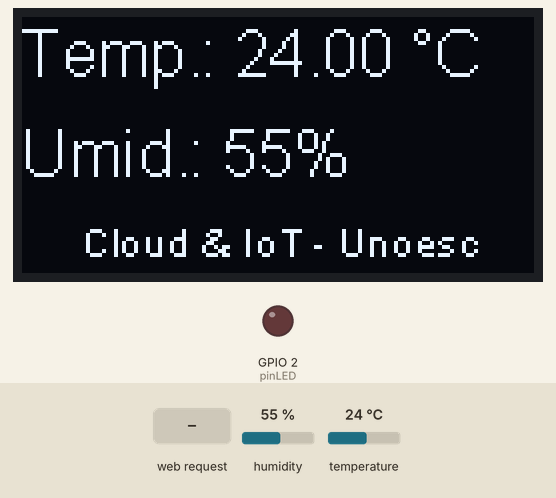
Recording of a sketch running on a simulated ESP32. Parts: 128×64 one-colour display, output pins drawn as LEDs (lit = HIGH). Inputs (shaded band) come from the test bench; at power-on: humidity 55 %, temperature 24 °C. WiFi joins after 1.5 s; servers stay silent unless stated; random numbers use the default seed unless the sketch sets one; what the sketch prints to the serial monitor is not drawn.

Above: at 2.7 s.
2.8 s: HTTP request GET /ledon received
At 3.3 s:
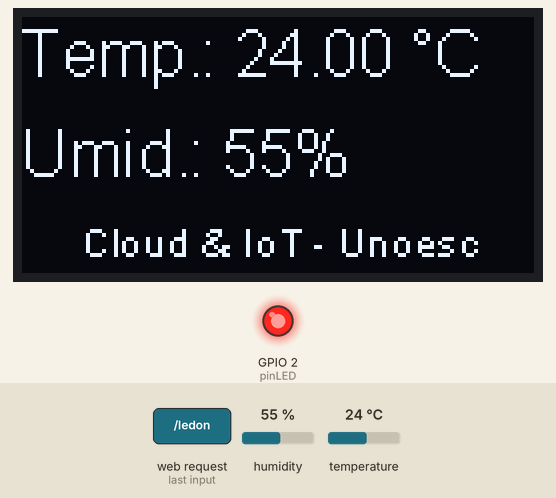
4.3 s: humidity set to 22 %
At 6.7 s:
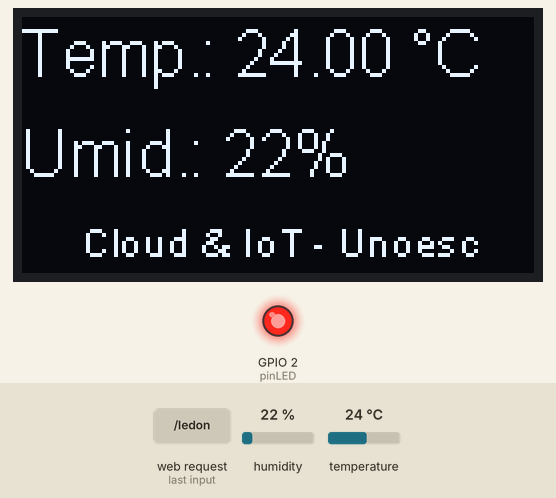
7.5 s: temperature set to 12 °C
At 9.2 s:
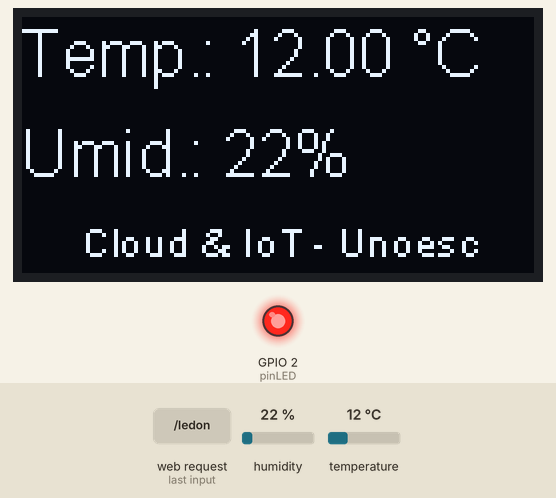
9.5 s: HTTP request GET / received
At 10.5 s:
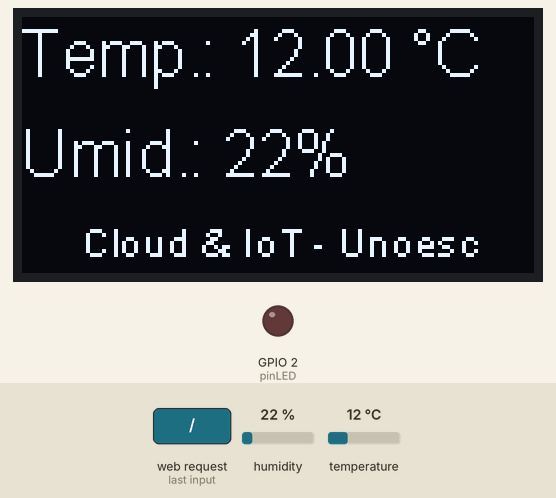
11.0 s: humidity set to 40 %
At 12.6 s:
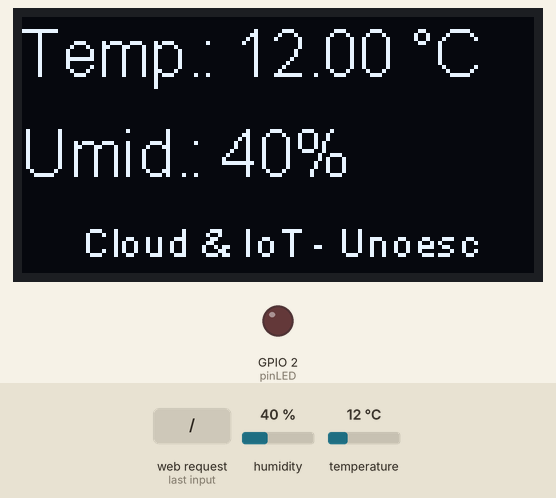
13.5 s: temperature set to 19 °C
At 15.4 s:
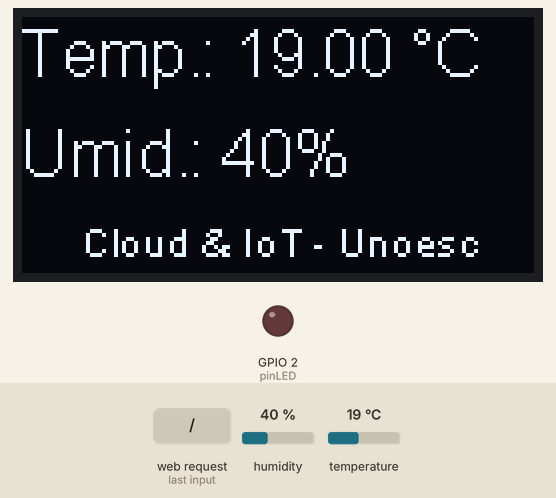
Timing chart, 0 to 16.5 s (numbered marks = the images above; inputs shaded):
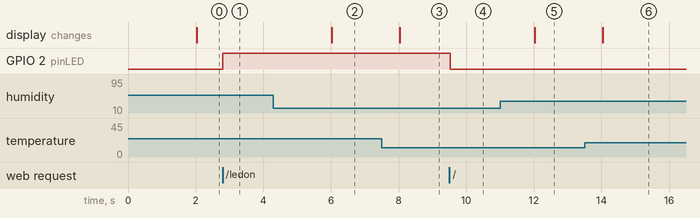

The sketch:

esp32-dht22.ino
```cpp
/*
 Para testar a simulação, abra o endereço http://localhost:9080
 O gateway IoT requer a assinatura do clube Wokwi
*/
#include "SSD1306.h"
#include <driver/adc.h>
SSD1306 display(0x3c, 5, 4);
#include <WiFi.h>
#include <WebServer.h>
const char* ssid = "Wokwi-GUEST";
const char* password = "";
WebServer server(80);
#include "DHTesp.h"
#define DHTPIN 13
DHTesp dht;
float temperatura;
float umidade;
char stringTemperatura[7];
char stringUmidade[7];
unsigned long lastMsg = 0;
int intervalo_medicao = 2000;
unsigned long now;
int pinLED = 2;
bool statusLED = LOW;
void mostraTexto(int col, int lin, int tam, String txt) {
 if (tam==0) {
 display.setFont(ArialMT_Plain_10);
 } else if (tam==1) {
 display.setFont(ArialMT_Plain_16);
 } else {
 display.setFont(ArialMT_Plain_24);
 }
 display.drawString(col, lin, txt);
}
void mostraDados(float temperatura, int umidade, boolean mostraUmidade=true) {
 Serial.printf("Temperatura: %.2f °C\n", temperatura);
 if (mostraUmidade) {
 Serial.printf("Umidade: %d%%\n", umidade);
 }
 Serial.println();

 display.clear();
 mostraTexto( 0, 0, 1, "Temp.: " + (String)temperatura + " °C");
 if (mostraUmidade) {
 mostraTexto( 0, 25, 1, "Umid.: " + (String)umidade + "%");
 }
 mostraTexto(15, 50, 0, "Cloud & IoT - Unoesc");
 display.display();
}
void medirTemperaturaUmidade() {
 TempAndHumidity data = dht.getTempAndHumidity();
 // Sensor DHT ou nenhum sensor
 float temperatura = data.temperature;
 float umidade = data.humidity;
 if (isnan(temperatura) || isnan(umidade)) {
 Serial.println("Erro de leitura");
 temperatura = random(0, 45);
 umidade = random(0, 100);
 }
 mostraDados(temperatura, umidade);
 dtostrf(temperatura, 5, 0, stringTemperatura);
 dtostrf(umidade, 5, 0, stringUmidade);
}
void manipula_sensor() {
 medirTemperaturaUmidade();
 String strJson = "{\"temperatura\": ";
 strJson += stringTemperatura;
 strJson += ", \"umidade\":";
 strJson += stringUmidade;
 strJson += "}";
 server.send(200, "application/json", strJson);
}
void enviaHTML(bool statusLED) {
 Serial.print("Estado do GPIO2 (LED): ");
 Serial.println(statusLED ? "Ligado" : "Desligado");
 digitalWrite(pinLED, statusLED);

 server.send(200, "text/html", montaHTML(statusLED));
}
void handle_OnConnect() {
 statusLED = LOW;
 medirTemperaturaUmidade();
 Serial.println("Novo cliente conectado");

 enviaHTML(statusLED);
}
void handle_ledon() {
 statusLED = HIGH;
 enviaHTML(statusLED);
}
void handle_ledoff() {
 statusLED = LOW;
 enviaHTML(statusLED);
}
void handle_NotFound() {
 server.send(404, "text/plain", "Página não encontrada");
}
String montaHTML(bool statusLED) {
 String pagina = "<!DOCTYPE html> <html>\n";
 pagina += "<head><meta name=\"viewport\" content=\"width=device-width, initial-scale=1.0, user scalable=no\">\n";
 pagina += "<link href=\"https://fonts.googleapis.com/css?family=Open+Sans:300,400,600\ rel=\"stylesheet\">\n";
 pagina += "<title>IoT com ESP32</title>\n";
 pagina += "<style>html { font-family: 'Open Sans', sans-serif; display: block; margin: 0px auto; text-align: center;color: #333333;}\n";
 pagina += "body{margin-top: 50px;}\n";
 pagina += "h1 {margin: 50px auto 30px;}\n";
 pagina += ".side-by-side{display: inline-block;vertical-align: middle;position: relative;}\n";
 pagina += ".button {display: block;width: 80px;background-color: #3498db;border: none;color: white;padding: 13px 30px;text-decoration: none;font-size: 25px;margin: 0px auto 35px;cursor: pointer;border-radius: 4px;}\n";
 pagina += ".button-on {background-color: #3498db;}\n";
 pagina += ".button-on:active {background-color: #2980b9;}\n";
 pagina += ".button-off {background-color: #34495e;}\n";
 pagina += ".button-off:active {background-color: #2c3e50;}\n";
 pagina += ".humidity-icon{background-color: #3498db;width: 30px;height: 30px;border-radius: 50%;line-height: 36px;}\n";
 pagina += ".humidity-text{font-weight: 600;padding-left: 15px;font-size: 19px;width: 160px;text-align: left;}\n";
 pagina += ".humidity{font-weight: 300;font-size: 60px;color: #3498db;}\n";
 pagina += ".temperature-icon{background-color: #f39c12;width: 30px;height: 30px;border-radius: 50%;line height: 40px;}\n";
 pagina += ".temperature-text{font-weight: 600;padding-left: 15px;font-size: 19px;width: 160px;text-align: left;}\n";
 pagina += ".temperature{font-weight: 300;font-size: 60px;color: #f39c12;}\n";
 pagina += ".superscript{font-size: 17px;font-weight: 600;position: absolute;right: -20px;top: 15px;}\n";
 pagina += ".data{padding: 10px;}\n";
 pagina += "</style>\n";
 pagina += "<script>\n";
 pagina += "setInterval(getDadosSensor, 500);\n";
 pagina += "function getDadosSensor() {\n";
 pagina += "var xhttp = new XMLHttpRequest();\n";
 pagina += "xhttp.onreadystatechange = function() {\n";
 pagina += "if (this.readyState == 4 && this.status == 200) {\n";
 pagina += "var jsonResponse = JSON.parse(this.responseText);\n";
 pagina += "document.getElementById(\"valorTemperatura\").innerHTML = jsonResponse.temperatura;\n";
 pagina += "document.getElementById(\"valorUmidade\").innerHTML = jsonResponse.umidade;\n";
 pagina += "}\n";
 pagina += "};\n";
 pagina += "xhttp.open(\"GET\", \"lesensor\", true);\n";
 pagina += "xhttp.send();\n";
 pagina += "}\n";
 pagina += "</script>\n";
 pagina += "</head>\n";
 pagina += "<body>\n";
 pagina += "<div id=\"webpage\">\n";
 pagina += "<h1>Servidor Web ESP32</h1>\n";
 pagina += "<h2>Sensor DHT</h2>\n";
 pagina += "<div class=\"data\">\n";
 pagina += "<div class=\"side-by-side temperature-icon\">\n";
 pagina += "<svg version=\"1.1\" id=\"Layer_1\" xmlns=\"http://www.w3.org/2000/svg\" xmlns:xlink=\"http://www.w3.org/1999/xlink\" x=\"0px\" y=\"0px\"\n";
 pagina += "width=\"9.915px\" height=\"22px\" viewBox=\"0 0 9.915 22\" enable-background=\"new 0 0 9.91522\" xml:space=\"preserve\">\n";
 pagina += "<path fill=\"#FFFFFF\" d=\"M3.498,0.53c0.377-0.331,0.877-0.501,1.374-0.527C5.697-0.04,6.522,0.421,6.924,1.142\n";
 pagina += "c0.237,0.399,0.315,0.871,0.311,1.33C7.229,5.856,7.245,9.24,7.227,12.625c1.019,0.539,1.855,1.424,2.301,2.491\n";
 pagina += "c0.491,1.163,0.518,2.514,0.062,3.693c-0.414,1.102-1.24,2.038-2.276,2.594c-1.056,0.583-2.331,0.743-3.501,0.463\n";
 pagina += "c-1.417-0.323-2.659-1.314-3.3-2.617C0.014,18.26-0.115,17.104,0.1,16.022c0.296-1.443,1.274-2.717,2.58-3.394\n";
 pagina += "c0.013-3.44,0-6.881,0.007-10.322C2.674,1.634,2.974,0.955,3.498,0.53z\"/>\n";
 pagina += "</svg>\n";
 pagina += "</div>\n";
 pagina += "<div class=\"side-by-side temperature-text\">Temperatura</div>\n";
 pagina += "<div class=\"side-by-side temperature\">";
 pagina += "<span id=\"valorTemperatura\">";
 pagina += stringTemperatura;
 pagina += "</span>";
 pagina += "<span class=\"superscript\">&deg;C</span></div>\n";
 pagina += "</div>\n";
 pagina += "<div class=\"data\">\n";
 pagina += "<div class=\"side-by-side humidity-icon\">\n";
 pagina += "<svg version=\"1.1\" id=\"Layer_2\" xmlns=\"http://www.w3.org/2000/svg\" xmlns:xlink=\"http://www.w3.org/1999/xlink\" x=\"0px\" y=\"0px\"\n";
 pagina += "width=\"12px\" height=\"17.955px\" viewBox=\"0 0 13 17.955\" enable-background=\"new 0 0 1317.955\" xml:space=\"preserve\">\n";
 pagina += "<path fill=\"#FFFFFF\"d=\"M1.819,6.217C3.139,4.064,6.5,0,6.5,0s3.363,4.064,4.681,6.217c1.793,2.926,2.133,5.05,1.571,7.057\n";
 pagina += "c-0.438,1.574-2.264,4.681-6.252,4.681c-3.988,0-5.813-3.107-6.252-4.681C 0.313,11.267,0.026,9.143,1.819,6.217\"></path>\n";
 pagina += "</svg>\n";
 pagina += "</div>\n";
 pagina += "<div class=\"side-by-side humidity-text\">Umidade</div>\n";
 pagina += "<div class=\"side-by-side humidity\">";
 pagina += "<span id=\"valorUmidade\">";
 pagina += stringUmidade;
 pagina += "</span>";
 pagina += "<span class=\"superscript\">%</span></div>\n";
 pagina += "</div>\n";
 if (statusLED) {
 pagina += "<p>Estado do LED: Ligado</p><a class=\"button button-off\" href=\"/ledoff\">OFF</a>\n";
 } else {
 pagina += "<p>Estado do LED: Desligado</p><a class=\"button button-on\" href=\"/ledon\">ON</a>\n";
 }

 pagina += "</body>\n";
 pagina += "</html>\n";

 return pagina;
}
void setup() {
 Serial.begin(115200);
 pinMode(pinLED, OUTPUT);

 display.init();
 display.clear();
 display.flipScreenVertically();

 Serial.println();
 Serial.print("Conectando à rede WiFi: ");
 Serial.println(ssid);
 WiFi.begin(ssid, password, 6);
 while (WiFi.status() != WL_CONNECTED) {
 Serial.print(".");
 delay(500);
 }
 Serial.println("");
 Serial.print("ESP32 conectado à rede Wi-Fi ");
 Serial.println(String(ssid) + "!");
 Serial.print("\nEndereco MAC: ");
 Serial.println(WiFi.macAddress());
 Serial.print("Endereco IP: ");
 Serial.println(WiFi.localIP());
 Serial.print("Máscara de sub-rede: ");
 Serial.println(WiFi.subnetMask());
 Serial.print("Gateway: ");
 Serial.println(WiFi.gatewayIP());
 Serial.print("DNS 1: ");
 Serial.println(WiFi.dnsIP(0));
 Serial.print("DNS 2: ");
 Serial.println(WiFi.dnsIP(1));
 server.on("/", handle_OnConnect);
 server.on("/ledon", handle_ledon);
 server.on("/ledoff", handle_ledoff);
 server.on("/lesensor", manipula_sensor);
 server.onNotFound(handle_NotFound);
 server.begin();
 Serial.println("Servidor HTTP iniciado!");
 dht.setup(DHTPIN, DHTesp::DHT22);
}
void loop() {
 now = millis();

 server.handleClient();
 if (now - lastMsg > intervalo_medicao) {
 lastMsg = now;
 medirTemperaturaUmidade();
 }
}
```

Measured:
- after the input at 2.8 s, GPIO 2 (pinLED): LOW → HIGH at once
- after the input at 4.3 s, the display: changes after 1.7 s (image 2)
- after the input at 7.5 s, the display: changes after 0.53 s (image 3)
- after the input at 9.5 s, GPIO 2 (pinLED): HIGH → LOW at once
- after the input at 11.0 s, the display: changes after 1.0 s (image 5)
- after the input at 13.5 s, the display: changes after 0.53 s (image 6)
